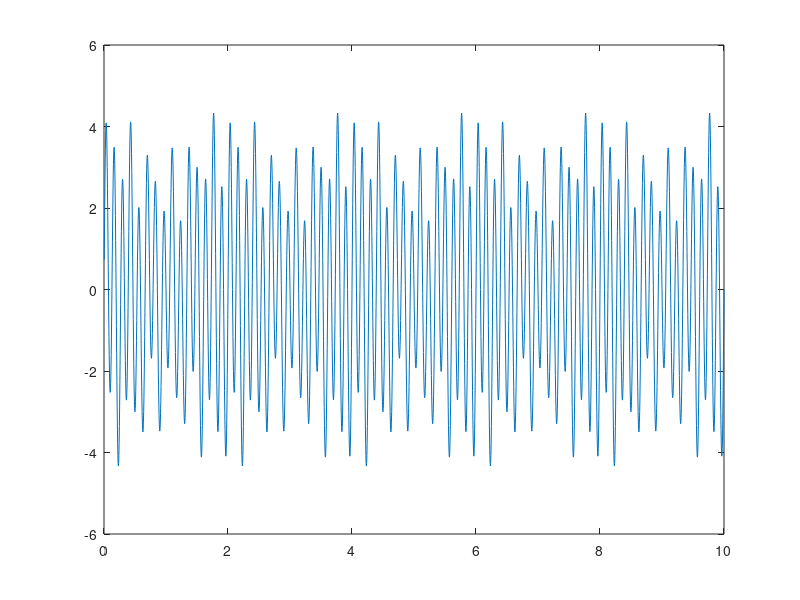
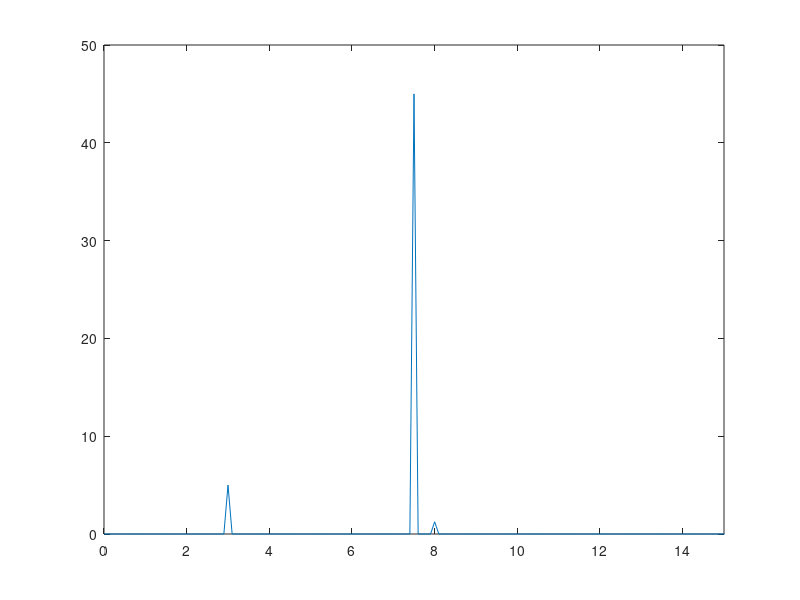
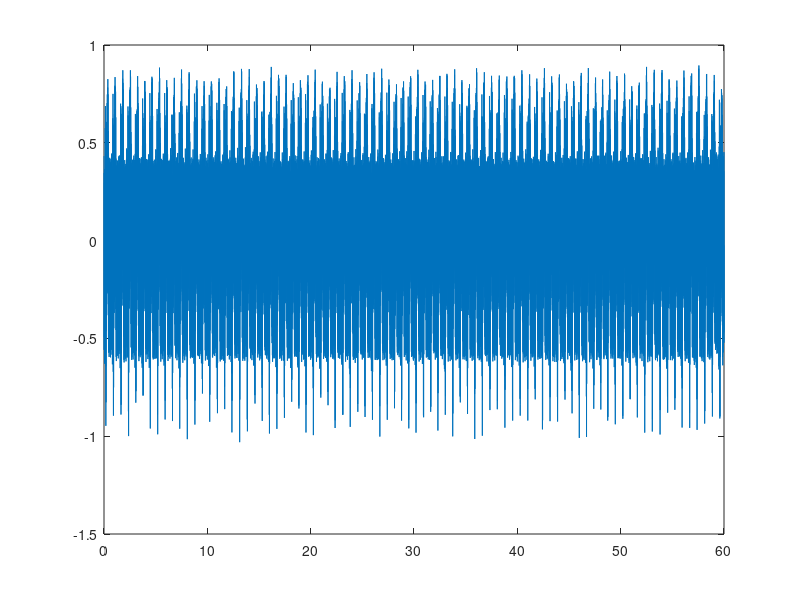
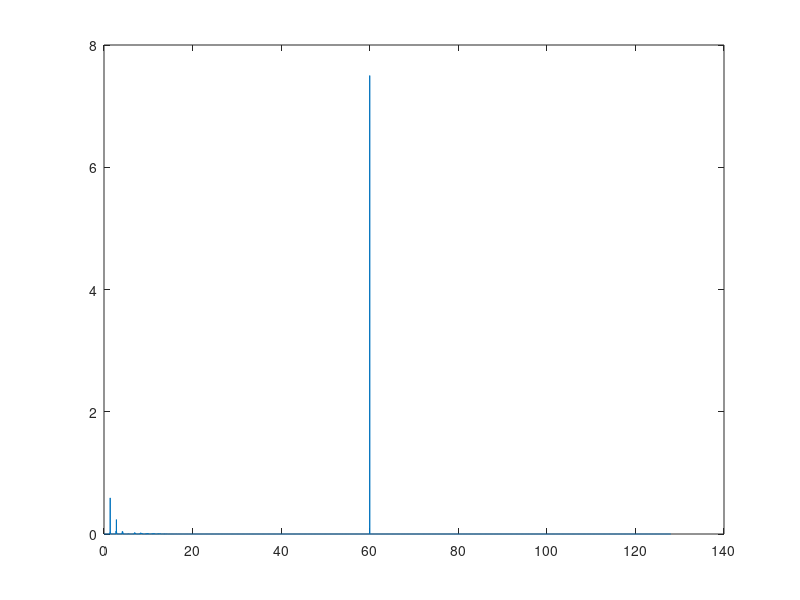

The MATLAB source for these figures, in order:
clear; close all; clc;

fs = 250;
t = 1/fs:1/fs:10;
y = 3*sin(3*pi*5*t) + sin(2*pi*3*t) + 0.5*sin(2*pi*8*t);

figure;
plot(t,y);
[pxx, f] = periodogram(y, [], length(y), fs);

figure;
plot(f, pxx); xlim([0 15])

clear; close all; clc;

load ECG_data_1;

t = 1/Fs:1/Fs:length(data)/Fs;

% 시간 영영에서 그려보기
figure;
plot(t, data);

[pxx, f] = periodogram(data, [], length(data), Fs);

% 주파수 영역에서 그려보기
figure;
plot(f, pxx);

clear; close all; clc;
fs=250;
h = fir1(10, 50/(fs/2), 'low'); %fir1() ??
% 처음 오는 인자가 클수록 구형파에 가까움
% 성능은 좋아지지만 , 연산 시간이 커짐 

% 시간 영역에서 그려보기
figure; 
subplot(1, 2, 1); plot(h);
subplot(1, 2, 2); stem(h);

% 주파수 영역에서 그려보기
[out,f] = freqz(h, 1, 100, fs); %freqz () 인자??

figure;
plot(f, abs(out));

clear; close all; clc;

load resp_data_1;

x=1:1:length(data);
x=x/Fs;

figure;
plot(x, data, 'LineWidth', 1);

% 호흡신호 주파수 변환
[pxx, f] = periodogram(data, [], length(data), Fs);

% 주파수 영역에서 그려보기
figure;
plot(f, pxx);

% 필터를 만드는 또다른 함수 (0.1 ~ 1Hz)
[bh, ah] = butter(5, 0.1/(Fs/2), 'high');
f_data = filtfilt(bh, ah, data);

[bl, al] = butter(5, 1/(Fs/2), 'low');
f_data = filtfilt(bl, al, f_data);

figure;
plot(x, f_data, 'LineWidth', 1);
